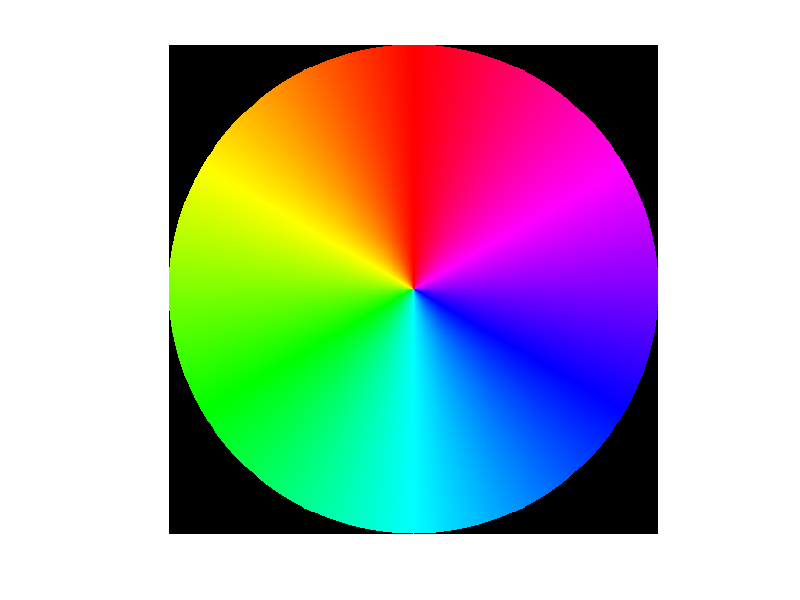

The MATLAB script that drew this image:
% Question 8: Visualize HSV color circle for report
h = 500;
w = 500;

im = zeros(h, w, 3);
im(:, :, 2) = 1.0;
im(:, :, 3) = 1.0;

for x=1:w
    for y=1:h
        % For every pixel: determine angle, and use it as hue value
        d = sqrt((x - w/2)^2 + (y - h/2)^2);
        if d > h/2
            im(x, y, 3) = 0.0;
        else
            im(x, y, 1) = (atan2(y - h/2, x - w/2) / pi + 1) / 2;
        end
    end
end

im = hsv2rgb(im);
imshow(im);